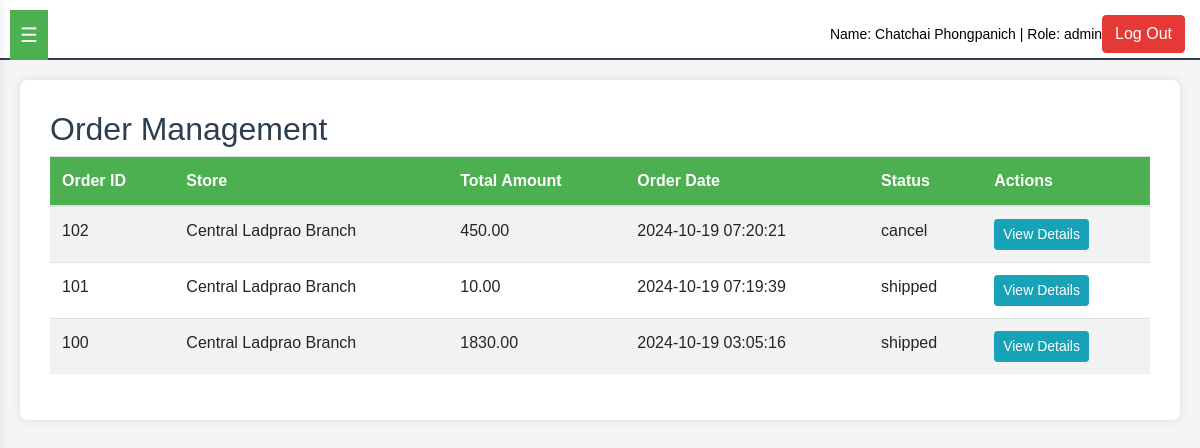
/page/admin/order_management.php (signed in), run on an earlier commit of the app's database.
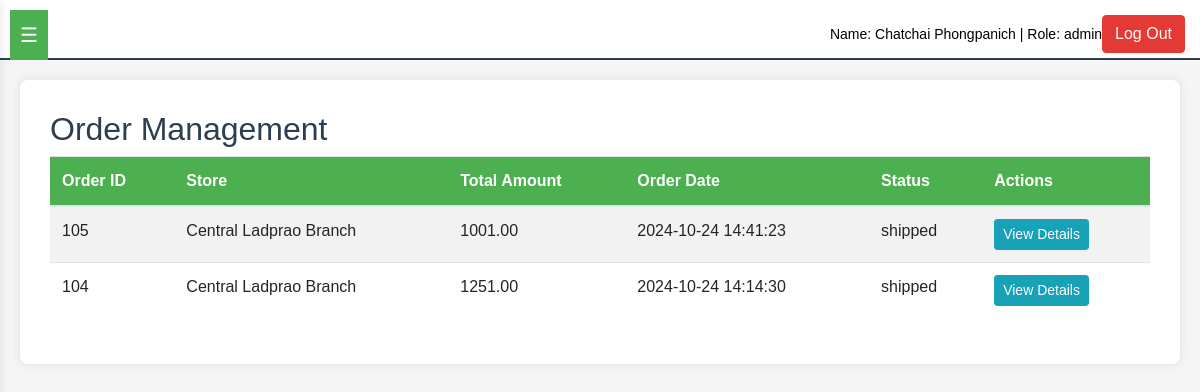
And on a later commit of the database.
### tables this page shows
CREATE TABLE `orders` (
  `order_id` int(11) NOT NULL,
  `store_id` int(11) DEFAULT NULL,
  `order_status` enum('paid','confirm','cancel','shipped','delivered','issue','refund','return_shipped','completed') DEFAULT NULL,
  `total_amount` decimal(10,2) NOT NULL,
  `order_date` timestamp NOT NULL DEFAULT current_timestamp(),
  `shipping_date` timestamp NULL DEFAULT NULL,
  `delivered_date` timestamp NULL DEFAULT NULL,
  `cancel_info` text DEFAULT NULL,
  `cancel_pic` blob DEFAULT NULL,
  `barcode` varchar(255) DEFAULT NULL,
  `barcode_pic` blob DEFAULT NULL
);

CREATE TABLE `stores` (
  `store_id` int(11) NOT NULL,
  `store_name` varchar(255) NOT NULL,
  `location_id` int(11) NOT NULL,
  `tel_store` char(10) NOT NULL,
  `update_at` timestamp NOT NULL DEFAULT current_timestamp() ON UPDATE current_timestamp()
);

### page/admin/order_management.php (the view, shortened to what this page needs)
<?php
include('../../config/db.php');
$user_id = $_SESSION['user_id'];
$query = "SELECT u.name, u.surname, u.role, u.store_id, s.store_name
          FROM users u
          LEFT JOIN stores s ON u.store_id = s.store_id
          WHERE u.user_id = ?";
$stmt = $conn->prepare($query);
$stmt->bind_param("i", $user_id);
$stmt->execute();
$result = $stmt->get_result();
if ($result->num_rows > 0) {
    $user = $result->fetch_assoc();
    $name = $user['name'];
    $surname = $user['surname'];
    $role = $user['role'];
} else {
    header("Location: login.php");
    exit();
}
$orders_query = "SELECT o.*, s.store_name FROM orders o
                JOIN stores s ON o.store_id = s.store_id
                ORDER BY o.order_date DESC";
$orders_result = $conn->query($orders_query);
?>
<!DOCTYPE html>
<html lang="en">
<head>
    <link rel="stylesheet" href="https://stackpath.bootstrapcdn.com/bootstrap/4.5.2/css/bootstrap.min.css">
    <link rel="stylesheet" href="./respontive.css">
</head>
<body>
    <button id="menu-toggle">☰</button>
    <header id="banner">
        <a id="user-info">Name: <?php echo $name . ' ' . $surname; ?> | Role: <?php echo $role; ?></a>
        <button class="btn btn-danger" onclick="window.location.href='../../auth/logout.php'">Log Out</button>
    </header>
    <div class="container-fluid" id="main-content">
        <h2>Order Management</h2>
        <table class="table table-striped">
            <thead>
                <tr>
                    <th>Order ID</th>
                    <th>Store</th>
                    <th>Total Amount</th>
                    <th>Order Date</th>
                    <th>Status</th>
                    <th>Actions</th>
                </tr>
            </thead>
            <tbody>
                <?php while ($order = $orders_result->fetch_assoc()): ?>
                <tr>
                    <td><?php echo $order['order_id']; ?></td>
                    <td><?php echo $order['store_name']; ?></td>
                    <td><?php echo $order['total_amount']; ?></td>
                    <td><?php echo $order['order_date']; ?></td>
                    <td><?php echo $order['order_status']; ?></td>
                    <td>
                        <a href="order_details.php?id=<?php echo $order['order_id']; ?>" class="btn btn-info btn-sm">View Details</a>
                    </td>
                </tr>
                <?php endwhile; ?>
            </tbody>
        </table>
    </div>
</body>
</html>

What changed in the data, as far as the page shows it:
removed orders: order_id "102", store.store_name "Central Ladprao Branch", total_amount "450.00", order_date "2024-10-19 07:20:21", order_status "cancel"
removed orders: order_id "101", store.store_name "Central Ladprao Branch", total_amount "10.00", order_date "2024-10-19 07:19:39", order_status "shipped"
removed orders: order_id "100", store.store_name "Central Ladprao Branch", total_amount "1830.00", order_date "2024-10-19 03:05:16", order_status "shipped"
added orders: order_id "105", store.store_name "Central Ladprao Branch", total_amount "1001.00", order_date "2024-10-24 14:41:23", order_status "shipped"
added orders: order_id "104", store.store_name "Central Ladprao Branch", total_amount "1251.00", order_date "2024-10-24 14:14:30", order_status "shipped"
